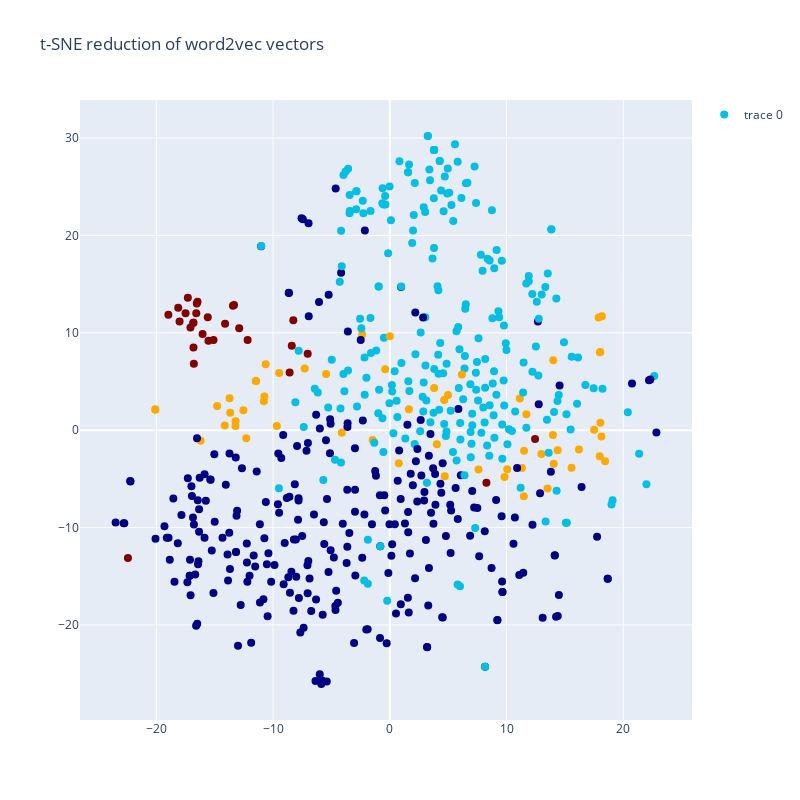

The cell this chart's notebook holds for it:
### Code cell
trace_tsne = go.Scatter(
    x=tsne_results[:,0],
    y=tsne_results[:,1],
    mode='markers',
    showlegend=True,
    marker=dict(
        size=8,
        color=y,
        colorscale='Jet',
    ),
    text=df_new['fragment'],
)

layout = go.Layout(title='t-SNE reduction of word2vec vectors', width=800, height=800)
fig = go.Figure(data=[trace_tsne], layout=layout)
py.iplot(fig)

### Figure 1 — Plotly figure (JSON) as saved in the notebook; plotly's stock layout.template omitted (floating-point values rounded to 4 significant figures; data arrays with more than 128 entries replaced by an {"elided": "..."} marker saying what was removed)
{"data": [{"marker": {"color": {"elided": "599 int values"}, "colorscale": [[0, "rgb(0,0,131)"], [0.2, "rgb(0,60,170)"], [0.4, "rgb(5,255,255)"], [0.6, "rgb(255,255,0)"], [0.8, "rgb(250,0,0)"], [1, "rgb(128,0,0)"]], "size": 8}, "mode": "markers", "showlegend": true, "text": {"elided": "599 str values"}, "type": "scatter", "x": {"elided": "599 float values"}, "y": {"elided": "599 float values"}}], "layout": {"height": 800, "title": {"text": "t-SNE reduction of word2vec vectors"}, "width": 800}}
